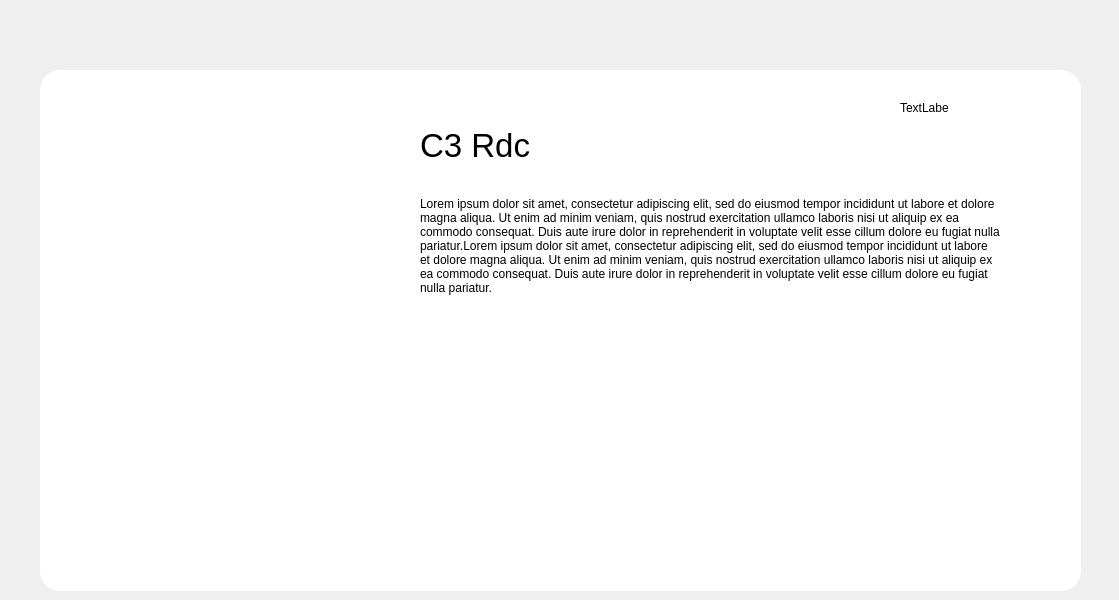
      <widget class="QWidget" name="edit_office_page">
       <widget class="QWidget" name="edit_container" native="true">
        <property name="geometry">
         <rect>
          <x>40</x>
          <y>70</y>
          <width>1041</width>
          <height>521</height>
         </rect>
        </property>
        <property name="styleSheet">
         <string notr="true">background-color:white;
border-radius:20px;
</string>
        </property>
        <widget class="QLabel" name="label_21">
         <property name="geometry">
          <rect>
           <x>50</x>
           <y>40</y>
           <width>301</width>
           <height>261</height>
          </rect>
         </property>
         <property name="text">
          <string/>
         </property>
         <property name="pixmap">
          <pixmap resource="res.qrc">:/img/img/office_big.png</pixmap>
         </property>
        </widget>
        <widget class="QLabel" name="label_22">
         <property name="geometry">
          <rect>
           <x>380</x>
           <y>50</y>
           <width>121</width>
           <height>51</height>
          </rect>
         </property>
         <property name="font">
          <font>
           <pointsize>25</pointsize>
          </font>
         </property>
         <property name="text">
          <string>C3 Rdc</string>
         </property>
        </widget>
        <widget class="QLabel" name="description">
         <property name="geometry">
          <rect>
           <x>380</x>
           <y>120</y>
           <width>581</width>
           <height>111</height>
          </rect>
         </property>
         <property name="text">
          <string>Lorem ipsum dolor sit amet, consectetur adipiscing elit, sed do eiusmod tempor incididunt ut labore et dolore magna aliqua. Ut enim ad minim veniam, quis nostrud exercitation ullamco laboris nisi ut aliquip ex ea commodo consequat. Duis aute irure dolor in reprehenderit in voluptate velit esse cillum dolore eu fugiat nulla pariatur.Lorem ipsum dolor sit amet, consectetur adipiscing elit, sed do eiusmod tempor incididunt ut labore et dolore magna aliqua. Ut enim ad minim veniam, quis nostrud exercitation ullamco laboris nisi ut aliquip ex ea commodo consequat. Duis aute irure dolor in reprehenderit in voluptate velit esse cillum dolore eu fugiat nulla pariatur.</string>
         </property>
         <property name="wordWrap">
          <bool>true</bool>
         </property>
        </widget>
        <widget class="QLabel" name="edit_icone">
         <property name="geometry">
          <rect>
           <x>980</x>
           <y>20</y>
           <width>30</width>
           <height>30</height>
          </rect>
         </property>
         <property name="text">
          <string/>
         </property>
         <property name="pixmap">
          <pixmap resource="res.qrc">:/img/img/Edit_icone.png</pixmap>
         </property>
        </widget>
        <widget class="QPushButton" name="Edit_Button">
         <property name="geometry">
          <rect>
           <x>980</x>
           <y>20</y>
           <width>30</width>
           <height>30</height>
          </rect>
         </property>
         <property name="styleSheet">
          <string notr="true">background:transparent;
</string>
         </property>
         <property name="text">
          <string/>
         </property>
        </widget>
        <widget class="QLabel" name="idOffice">
         <property name="geometry">
          <rect>
           <x>860</x>
           <y>30</y>
           <width>49</width>
           <height>16</height>
          </rect>
         </property>
         <property name="text">
          <string>TextLabel</string>
         </property>
        </widget>
       </widget>
       <widget class="QLabel" name="GoBackIcone">
        <property name="geometry">
         <rect>
          <x>30</x>
          <y>20</y>
          <width>16</width>
          <height>16</height>
         </rect>
        </property>
        <property name="text">
         <string/>
        </property>
        <property name="pixmap">
         <pixmap resource="res.qrc">:/img/img/backArrow.png</pixmap>
        </property>
       </widget>
       <widget class="QLabel" name="delete_office_icone">
        <property name="geometry">
         <rect>
          <x>1070</x>
          <y>20</y>
          <width>40</width>
          <height>40</height>
         </rect>
        </property>
        <property name="text">
         <string/>
        </property>
        <property name="pixmap">
         <pixmap resource="res.qrc">:/img/img/Delete_icone_white.png</pixmap>
        </property>
       </widget>
       <widget class="QPushButton" name="GoBackButton">
        <property name="geometry">
         <rect>
          <x>30</x>
          <y>20</y>
          <width>20</width>
          <height>20</height>
         </rect>
        </property>
        <property name="styleSheet">
         <string notr="true">background:transparent;</string>
        </property>
        <property name="text">
         <string/>
        </property>
        <property name="flat">
         <bool>true</bool>
        </property>
       </widget>
       <widget class="QPushButton" name="delete_officeBtn">
        <property name="geometry">
         <rect>
          <x>1070</x>
          <y>20</y>
          <width>40</width>
          <height>40</height>
         </rect>
        </property>
        <property name="styleSheet">
         <string notr="true">background:transparent;</string>
        </property>
        <property name="text">
         <string/>
        </property>
        <property name="flat">
         <bool>true</bool>
        </property>
       </widget>
      </widget>
